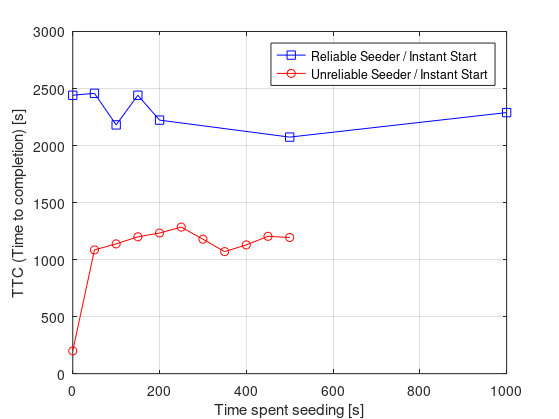
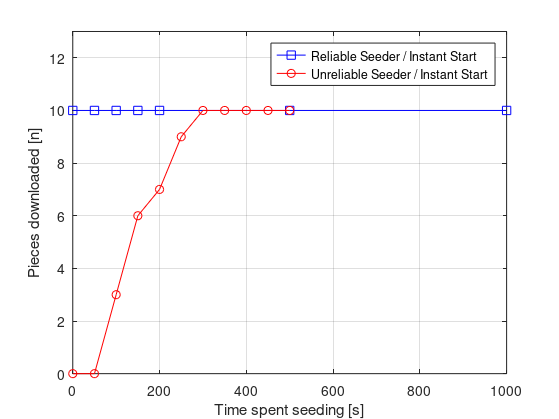

Source code (MATLAB) for these figures, in order:
data = [
%Time Spent Seeding	Note	Time	Messages	Leechers	Chunks
0	true	true	2441	3331	0	10
50	true	true	2458	3128	0	10
100	true	true	2181	2770	0	10
150	true	true	2441	2649	0	10
200	true	true	2223	2515	0	10
500	true	true	2074	2235	0	10
1000	true	true	2289	2189	0	10

0	false	true	200	424	83	0
50	false	true	1085	583	99	0
100	false	true	1138	3918	99	3
150	false	true	1200	6912	99	6
200	false	true	1233	7670	99	7
250	false	true	1285	9490	99	9
300	false	true	1179	2096	0	10
350	false	true	1070	2018	0	10
400	false	true	1129	1955	0	10
450	false	true	1204	1971	0	10
500	false	true	1194	1920	0	10

0	false	false	38	595	99	0
50	false	false	1070	2781	99	0
100	false	false	1118	13200	99	5
150	false	false	1171	14978	99	7
200	false	false	1220	17332	99	9
250	false	false	7291	4717	0	10
];

% Extract
x1 = data(1:7,1);
yTime1 = data(1:7,4);
yPieces1 = data(1:7,7);
x2 = data(8:18,1);
yTime2 = data(8:18,4);
yPieces2 = data(8:18,7);
x3 = data(19:24,1);
yTime3 = data(19:24,4);
yPieces3 = data(19:24,7);

% Plot
figure1 = figure();
axes1 = axes('Parent',figure1);
line(x1,yTime1,'Parent',axes1,'Marker','s','Color',[0 0 1],'DisplayName','Reliable Seeder / Instant Start');
line(x2,yTime2,'Parent',axes1,'Marker','o','Color',[1 0 0],'DisplayName','Unreliable Seeder / Instant Start');
%line(x3,yTime3,'Parent',axes1,'Marker','d','Color',[0 1 0],'DisplayName','Unreliable Seeder / Synchronized Start');
ylim(axes1,[0 3000]);
box(axes1,'on');
grid(axes1,'on');
xlabel('Time spent seeding [s]');
ylabel('TTC (Time to completion) [s]');
legend(axes1,'show');

% Export
set(figure1,'PaperPositionMode','auto');
set(figure1,'PaperSize',[16 12]); 
set(figure1,'PaperUnits','centimeters'); 
print(figure1,'-loose','-dpdf','../figs/Experiment6_TTC');
%close(figure1);

% Plot
figure2 = figure();
axes2 = axes('Parent',figure2);
line(x1,yPieces1,'Parent',axes2,'Marker','s','Color',[0 0 1],'DisplayName','Reliable Seeder / Instant Start');
line(x2,yPieces2,'Parent',axes2,'Marker','o','Color',[1 0 0],'DisplayName','Unreliable Seeder / Instant Start');
%line(x3,yPieces3,'Parent',axes2,'Marker','d','Color',[0 1 0],'DisplayName','Unreliable Seeder / Synchronized Start');
ylim(axes2,[0 13]);
box(axes2,'on');
grid(axes2,'on');
xlabel('Time spent seeding [s]');
ylabel('Pieces downloaded [n]');
legend(axes2,'show');

% Export
set(figure2,'PaperPositionMode','auto');
set(figure2,'PaperSize',[16 12]); 
set(figure2,'PaperUnits','centimeters'); 
print(figure2,'-loose','-dpdf','../figs/Experiment6_PIECES');
%close(figure2);
